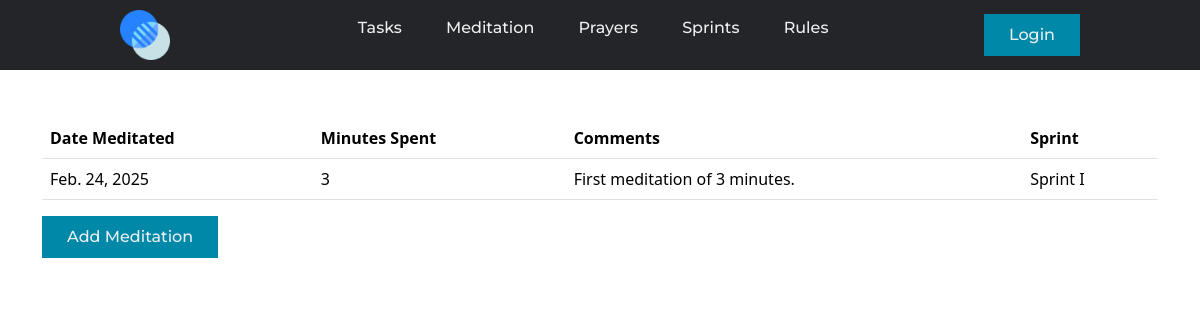
/meditations/, run on an earlier commit of the app's database.
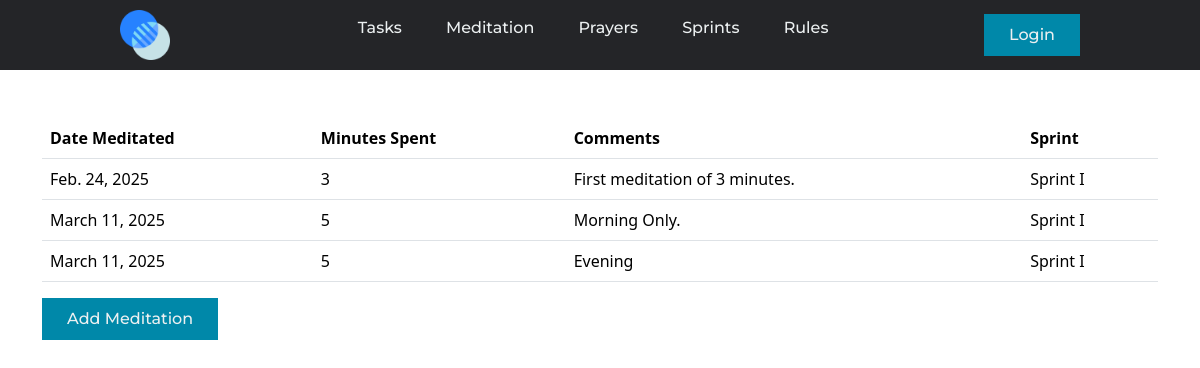
And on a later commit of the database.
### task/models.py (models this page shows, shortened)
class Meditation(models.Model):
    date_meditated = models.DateField()
    minutes_spent = models.IntegerField(default=0)
    comments = models.TextField()
    sprint = models.ForeignKey(Sprint, on_delete=models.CASCADE)
    owner = models.ForeignKey(get_user_model(), on_delete=models.CASCADE)

class Sprint(models.Model):
    STATUS_CHOICES = [('notdone', 'notdone'), ('inprogress', 'inprogress'), ('done', 'done')]
    name = models.CharField(max_length=255)
    due_date = models.DateField()
    status = models.CharField(choices=STATUS_CHOICES, max_length=255)
    comments = models.TextField()
    prize_earned = models.BooleanField(default=False)
    owner = models.ForeignKey(get_user_model(), on_delete=models.CASCADE)
    def __str__(self):
        return self.name

### task/views.py (the view)
# urls.py: path('meditations/', views.MeditationListView.as_view(), name='meditations'),
class MeditationListView(generic.ListView):
    model = Meditation
    queryset = Meditation.objects.all()
    template_name = 'meditation/meditations.html'
    context_object_name = 'meditations'

### templates/meditation/meditations.html (shortened to what this page needs)
{% extends 'base.html' %}
{% block content %}
  <div class="container mt-5">
    {% if meditations %}
    <table class="table">
      <th>Date Meditated</th>
      <th>Minutes Spent</th>
      <th>Comments</th>
      <th>Sprint</th>
      {% for meditation in meditations %}
      <tr>
        <td>{{meditation.date_meditated}}</td>
        <td>{{meditation.minutes_spent}}</td>
        <td>{{meditation.comments}}</td>
        <td>{{meditation.sprint}}</td>
      </tr>
      {% endfor %}
    </table>
    {% endif %}
    <a href="{% url 'meditation_add' %}"><button>Add Meditation</button></a>
  </div>
{% endblock %}

What changed in the data, as far as the page shows it:
added Meditation: date_meditated "March 11, 2025", minutes_spent "5", comments "Morning Only.", sprint "Sprint I"
added Meditation: date_meditated "March 11, 2025", minutes_spent "5", comments "Evening", sprint "Sprint I"
